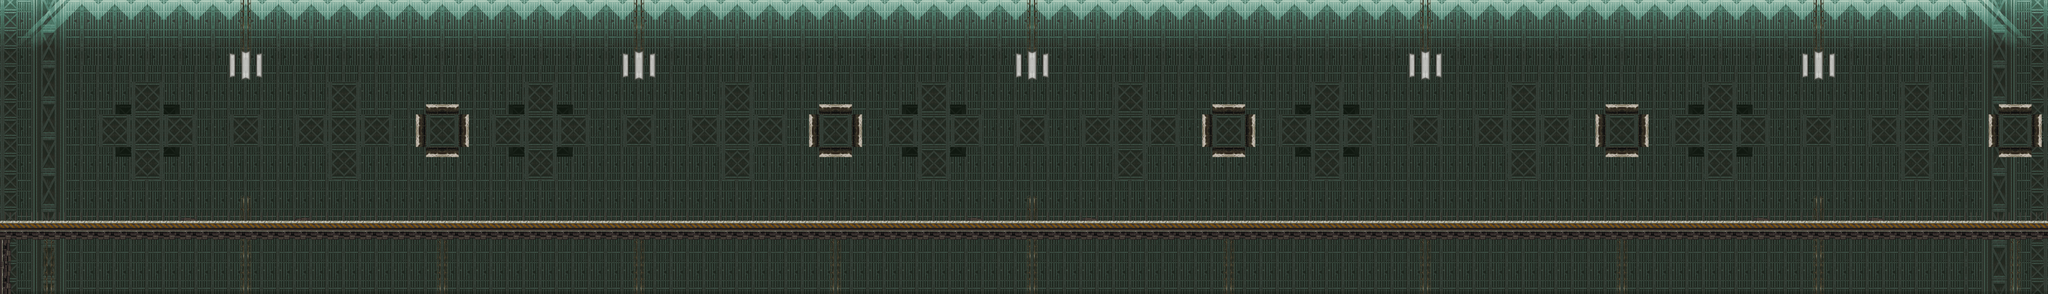

This is a level from a 2D game, rendered from its Tiled map with the project's own tilesets. A one-line summary and the map file follow, with tile-layer data summarised:
An orthogonal 125x18 tile map with 50x50 px tiles, 4 tile layers (fondo, agregadosFondo, agregadosFondo2, piso) and 6 objects.

<map version="1.4" tiledversion="1.4.2" orientation="orthogonal" renderorder="right-down" width="125" height="18" tilewidth="50" tileheight="50" infinite="0" nextlayerid="9" nextobjectid="33">
 <tileset firstgid="1" source="tileset.tsx" />
 <layer id="1" name="fondo" width="125" height="18" locked="1">
  <data>[2250 cells, 2250 non-empty, 90 distinct tile ids]</data>
 </layer>
 <layer id="5" name="agregadosFondo" width="125" height="18" locked="1">
  <data>[2250 cells, 40 non-empty, 4 distinct tile ids]</data>
 </layer>
 <layer id="4" name="agregadosFondo2" width="125" height="18">
  <data>[2250 cells, 430 non-empty, 10 distinct tile ids]</data>
 </layer>
 <layer id="8" name="piso" width="125" height="18">
  <data>[2250 cells, 250 non-empty, 2 distinct tile ids]</data>
 </layer>
 <objectgroup id="6" name="piso">
  <object id="12" x="1" y="675" width="6003" height="54" />
  <object id="29" x="5950" y="0" height="700" />
 </objectgroup>
 <objectgroup id="7" name="Power Up">
  <object id="21" x="1750.67" y="620" width="52" height="52" />
  <object id="24" x="2546.67" y="625.333" width="53.3333" height="49.3333" />
  <object id="28" x="3548" y="622" width="52" height="50" />
  <object id="32" x="598" y="620" width="52" height="50" />
 </objectgroup>
</map>